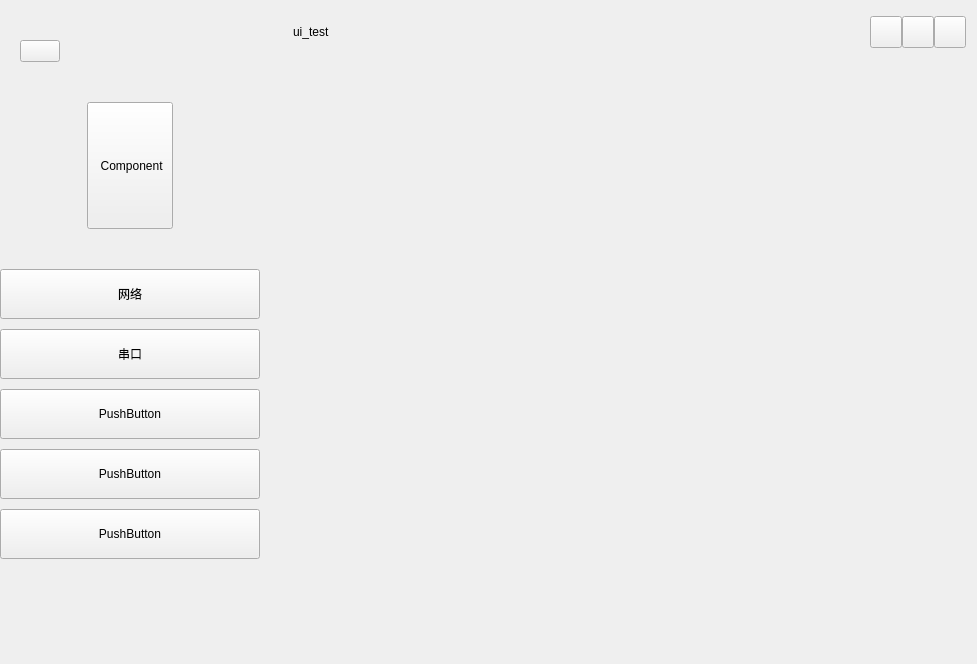
<?xml version="1.0" encoding="UTF-8"?>
<ui version="4.0">
 <class>control_panel</class>
 <widget class="QMainWindow" name="control_panel">
  <property name="geometry">
   <rect>
    <x>0</x>
    <y>0</y>
    <width>977</width>
    <height>664</height>
   </rect>
  </property>
  <property name="windowTitle">
   <string>ui_test</string>
  </property>
  <property name="autoFillBackground">
   <bool>false</bool>
  </property>
  <widget class="QWidget" name="centralwidget">
   <property name="autoFillBackground">
    <bool>false</bool>
   </property>
   <layout class="QGridLayout" name="gridLayout_2">
    <property name="leftMargin">
     <number>0</number>
    </property>
    <property name="topMargin">
     <number>0</number>
    </property>
    <property name="rightMargin">
     <number>0</number>
    </property>
    <property name="bottomMargin">
     <number>0</number>
    </property>
    <property name="spacing">
     <number>0</number>
    </property>
    <item row="0" column="0">
     <layout class="QHBoxLayout" name="horizontalLayout_7" stretch="0,5">
      <property name="spacing">
       <number>0</number>
      </property>
      <item>
       <widget class="QWidget" name="select" native="true">
        <property name="sizePolicy">
         <sizepolicy hsizetype="Expanding" vsizetype="Expanding">
          <horstretch>0</horstretch>
          <verstretch>0</verstretch>
         </sizepolicy>
        </property>
        <property name="minimumSize">
         <size>
          <width>260</width>
          <height>0</height>
         </size>
        </property>
        <property name="maximumSize">
         <size>
          <width>260</width>
          <height>16777215</height>
         </size>
        </property>
        <property name="autoFillBackground">
         <bool>false</bool>
        </property>
        <property name="styleSheet">
         <string notr="true"/>
        </property>
        <layout class="QGridLayout" name="gridLayout" rowstretch="2,6,2,6,2,24,5">
         <property name="leftMargin">
          <number>0</number>
         </property>
         <property name="topMargin">
          <number>0</number>
         </property>
         <property name="rightMargin">
          <number>0</number>
         </property>
         <property name="bottomMargin">
          <number>0</number>
         </property>
         <property name="spacing">
          <number>0</number>
         </property>
         <item row="0" column="0" colspan="2">
          <spacer name="verticalSpacer_2">
           <property name="orientation">
            <enum>Qt::Vertical</enum>
           </property>
           <property name="sizeType">
            <enum>QSizePolicy::Maximum</enum>
           </property>
           <property name="sizeHint" stdset="0">
            <size>
             <width>20</width>
             <height>40</height>
            </size>
           </property>
          </spacer>
         </item>
         <item row="1" column="0" colspan="2">
          <layout class="QHBoxLayout" name="horizontalLayout_2" stretch="1,1,10">
           <property name="spacing">
            <number>0</number>
           </property>
           <item>
            <spacer name="horizontalSpacer_2">
             <property name="orientation">
              <enum>Qt::Horizontal</enum>
             </property>
             <property name="sizeHint" stdset="0">
              <size>
               <width>40</width>
               <height>20</height>
              </size>
             </property>
            </spacer>
           </item>
           <item>
            <widget class="QPushButton" name="contents">
             <property name="text">
              <string/>
             </property>
            </widget>
           </item>
           <item>
            <spacer name="horizontalSpacer">
             <property name="orientation">
              <enum>Qt::Horizontal</enum>
             </property>
             <property name="sizeHint" stdset="0">
              <size>
               <width>40</width>
               <height>20</height>
              </size>
             </property>
            </spacer>
           </item>
          </layout>
         </item>
         <item row="3" column="0" colspan="2">
          <layout class="QHBoxLayout" name="horizontalLayout_11">
           <property name="spacing">
            <number>0</number>
           </property>
           <property name="sizeConstraint">
            <enum>QLayout::SetMaximumSize</enum>
           </property>
           <item>
            <spacer name="horizontalSpacer_3">
             <property name="orientation">
              <enum>Qt::Horizontal</enum>
             </property>
             <property name="sizeHint" stdset="0">
              <size>
               <width>40</width>
               <height>20</height>
              </size>
             </property>
            </spacer>
           </item>
           <item>
            <widget class="QPushButton" name="add_components">
             <property name="sizePolicy">
              <sizepolicy hsizetype="Expanding" vsizetype="Expanding">
               <horstretch>0</horstretch>
               <verstretch>0</verstretch>
              </sizepolicy>
             </property>
             <property name="text">
              <string> Component</string>
             </property>
            </widget>
           </item>
           <item>
            <spacer name="horizontalSpacer_4">
             <property name="orientation">
              <enum>Qt::Horizontal</enum>
             </property>
             <property name="sizeHint" stdset="0">
              <size>
               <width>40</width>
               <height>20</height>
              </size>
             </property>
            </spacer>
           </item>
          </layout>
         </item>
         <item row="4" column="0" colspan="2">
          <spacer name="verticalSpacer_5">
           <property name="orientation">
            <enum>Qt::Vertical</enum>
           </property>
           <property name="sizeType">
            <enum>QSizePolicy::Maximum</enum>
           </property>
           <property name="sizeHint" stdset="0">
            <size>
             <width>20</width>
             <height>40</height>
            </size>
           </property>
          </spacer>
         </item>
         <item row="6" column="0" colspan="2">
          <spacer name="verticalSpacer_3">
           <property name="orientation">
            <enum>Qt::Vertical</enum>
           </property>
           <property name="sizeHint" stdset="0">
            <size>
             <width>20</width>
             <height>40</height>
            </size>
           </property>
          </spacer>
         </item>
         <item row="5" column="0" colspan="2">
          <layout class="QVBoxLayout" name="select_v" stretch="0,0,0,0,0,0,0,0,0">
           <property name="spacing">
            <number>0</number>
           </property>
           <property name="sizeConstraint">
            <enum>QLayout::SetDefaultConstraint</enum>
           </property>
           <property name="leftMargin">
            <number>0</number>
           </property>
           <property name="topMargin">
            <number>0</number>
           </property>
           <property name="rightMargin">
            <number>0</number>
           </property>
           <property name="bottomMargin">
            <number>0</number>
           </property>
           <item>
            <widget class="QPushButton" name="wifi_btn">
             <property name="sizePolicy">
              <sizepolicy hsizetype="Expanding" vsizetype="Expanding">
               <horstretch>0</horstretch>
               <verstretch>0</verstretch>
              </sizepolicy>
             </property>
             <property name="minimumSize">
              <size>
               <width>0</width>
               <height>50</height>
              </size>
             </property>
             <property name="maximumSize">
              <size>
               <width>16777215</width>
               <height>50</height>
              </size>
             </property>
             <property name="font">
              <font>
               <family>隶书</family>
              </font>
             </property>
             <property name="text">
              <string>网络</string>
             </property>
             <property name="checkable">
              <bool>false</bool>
             </property>
             <property name="checked">
              <bool>false</bool>
             </property>
            </widget>
           </item>
           <item>
            <spacer name="verticalSpacer_6">
             <property name="orientation">
              <enum>Qt::Vertical</enum>
             </property>
             <property name="sizeType">
              <enum>QSizePolicy::Maximum</enum>
             </property>
             <property name="sizeHint" stdset="0">
              <size>
               <width>20</width>
               <height>10</height>
              </size>
             </property>
            </spacer>
           </item>
           <item>
            <widget class="QPushButton" name="serial_btn">
             <property name="sizePolicy">
              <sizepolicy hsizetype="Expanding" vsizetype="Expanding">
               <horstretch>0</horstretch>
               <verstretch>0</verstretch>
              </sizepolicy>
             </property>
             <property name="minimumSize">
              <size>
               <width>0</width>
               <height>50</height>
              </size>
             </property>
             <property name="maximumSize">
              <size>
               <width>16777215</width>
               <height>50</height>
              </size>
             </property>
             <property name="text">
              <string>串口</string>
             </property>
            </widget>
           </item>
           <item>
            <spacer name="verticalSpacer_7">
             <property name="orientation">
              <enum>Qt::Vertical</enum>
             </property>
             <property name="sizeType">
              <enum>QSizePolicy::Maximum</enum>
             </property>
             <property name="sizeHint" stdset="0">
              <size>
               <width>20</width>
               <height>10</height>
              </size>
             </property>
            </spacer>
           </item>
           <item>
            <widget class="QPushButton" name="pushButton_3">
             <property name="sizePolicy">
              <sizepolicy hsizetype="Expanding" vsizetype="Expanding">
               <horstretch>0</horstretch>
               <verstretch>0</verstretch>
              </sizepolicy>
             </property>
             <property name="minimumSize">
              <size>
               <width>0</width>
               <height>50</height>
              </size>
             </property>
             <property name="maximumSize">
              <size>
               <width>16777215</width>
               <height>50</height>
              </size>
             </property>
             <property name="text">
              <string>PushButton</string>
             </property>
            </widget>
           </item>
           <item>
            <spacer name="verticalSpacer_8">
             <property name="orientation">
              <enum>Qt::Vertical</enum>
             </property>
             <property name="sizeType">
              <enum>QSizePolicy::Maximum</enum>
             </property>
             <property name="sizeHint" stdset="0">
              <size>
               <width>20</width>
               <height>10</height>
              </size>
             </property>
            </spacer>
           </item>
           <item>
            <widget class="QPushButton" name="pushButton_4">
             <property name="sizePolicy">
              <sizepolicy hsizetype="Expanding" vsizetype="Expanding">
               <horstretch>0</horstretch>
               <verstretch>0</verstretch>
              </sizepolicy>
             </property>
             <property name="minimumSize">
              <size>
               <width>0</width>
               <height>50</height>
              </size>
             </property>
             <property name="maximumSize">
              <size>
               <width>16777215</width>
               <height>50</height>
              </size>
             </property>
             <property name="text">
              <string>PushButton</string>
             </property>
            </widget>
           </item>
           <item>
            <spacer name="verticalSpacer_9">
             <property name="orientation">
              <enum>Qt::Vertical</enum>
             </property>
             <property name="sizeType">
              <enum>QSizePolicy::Maximum</enum>
             </property>
             <property name="sizeHint" stdset="0">
              <size>
               <width>20</width>
               <height>10</height>
              </size>
             </property>
            </spacer>
           </item>
           <item>
            <widget class="QPushButton" name="pushButton_5">
             <property name="sizePolicy">
              <sizepolicy hsizetype="Expanding" vsizetype="Expanding">
               <horstretch>0</horstretch>
               <verstretch>0</verstretch>
              </sizepolicy>
             </property>
             <property name="minimumSize">
              <size>
               <width>0</width>
               <height>50</height>
              </size>
             </property>
             <property name="maximumSize">
              <size>
               <width>16777215</width>
               <height>50</height>
              </size>
             </property>
             <property name="text">
              <string>PushButton</string>
             </property>
            </widget>
           </item>
          </layout>
         </item>
         <item row="2" column="0" colspan="2">
          <spacer name="verticalSpacer_4">
           <property name="orientation">
            <enum>Qt::Vertical</enum>
           </property>
           <property name="sizeType">
            <enum>QSizePolicy::Maximum</enum>
           </property>
           <property name="sizeHint" stdset="0">
            <size>
             <width>20</width>
             <height>40</height>
            </size>
           </property>
          </spacer>
         </item>
        </layout>
       </widget>
      </item>
      <item>
       <layout class="QVBoxLayout" name="verticalLayout_2" stretch="1,1,50">
        <property name="spacing">
         <number>0</number>
        </property>
        <item>
         <spacer name="verticalSpacer_10">
          <property name="orientation">
           <enum>Qt::Vertical</enum>
          </property>
          <property name="sizeType">
           <enum>QSizePolicy::Maximum</enum>
          </property>
          <property name="sizeHint" stdset="0">
           <size>
            <width>20</width>
            <height>40</height>
           </size>
          </property>
         </spacer>
        </item>
        <item>
         <widget class="QWidget" name="title_Widget" native="true">
          <property name="sizePolicy">
           <sizepolicy hsizetype="Preferred" vsizetype="Expanding">
            <horstretch>0</horstretch>
            <verstretch>0</verstretch>
           </sizepolicy>
          </property>
          <property name="minimumSize">
           <size>
            <width>0</width>
            <height>40</height>
           </size>
          </property>
          <property name="styleSheet">
           <string notr="true"/>
          </property>
          <layout class="QHBoxLayout" name="horizontalLayout_4">
           <property name="spacing">
            <number>0</number>
           </property>
           <property name="leftMargin">
            <number>5</number>
           </property>
           <property name="topMargin">
            <number>0</number>
           </property>
           <property name="rightMargin">
            <number>0</number>
           </property>
           <property name="bottomMargin">
            <number>0</number>
           </property>
           <item>
            <layout class="QHBoxLayout" name="titleLayout_2" stretch="1,5,50,5,1">
             <property name="spacing">
              <number>0</number>
             </property>
             <property name="topMargin">
              <number>0</number>
             </property>
             <item>
              <spacer name="horizontalSpacer_6">
               <property name="orientation">
                <enum>Qt::Horizontal</enum>
               </property>
               <property name="sizeHint" stdset="0">
                <size>
                 <width>40</width>
                 <height>20</height>
                </size>
               </property>
              </spacer>
             </item>
             <item>
              <layout class="QHBoxLayout" name="horizontalLayout_5" stretch="0,0">
               <property name="spacing">
                <number>6</number>
               </property>
               <property name="leftMargin">
                <number>0</number>
               </property>
               <property name="rightMargin">
                <number>0</number>
               </property>
               <item>
                <widget class="QLabel" name="Title_Icon">
                 <property name="minimumSize">
                  <size>
                   <width>0</width>
                   <height>0</height>
                  </size>
                 </property>
                 <property name="baseSize">
                  <size>
                   <width>0</width>
                   <height>0</height>
                  </size>
                 </property>
                 <property name="styleSheet">
                  <string notr="true"/>
                 </property>
                 <property name="text">
                  <string/>
                 </property>
                 <property name="pixmap">
                  <pixmap>:/icons/app.png</pixmap>
                 </property>
                 <property name="scaledContents">
                  <bool>false</bool>
                 </property>
                </widget>
               </item>
               <item>
                <widget class="QLabel" name="Title">
                 <property name="text">
                  <string>ui_test</string>
                 </property>
                 <property name="textFormat">
                  <enum>Qt::AutoText</enum>
                 </property>
                </widget>
               </item>
              </layout>
             </item>
             <item>
              <spacer name="horizontalSpacer_7">
               <property name="orientation">
                <enum>Qt::Horizontal</enum>
               </property>
               <property name="sizeHint" stdset="0">
                <size>
                 <width>40</width>
                 <height>20</height>
                </size>
               </property>
              </spacer>
             </item>
             <item>
              <layout class="QHBoxLayout" name="horizontalLayout_6" stretch="0,0,0">
               <property name="spacing">
                <number>0</number>
               </property>
               <property name="topMargin">
                <number>0</number>
               </property>
               <property name="rightMargin">
                <number>0</number>
               </property>
               <item>
                <widget class="QPushButton" name="Min_btn">
                 <property name="maximumSize">
                  <size>
                   <width>32</width>
                   <height>32</height>
                  </size>
                 </property>
                 <property name="text">
                  <string/>
                 </property>
                </widget>
               </item>
               <item>
                <widget class="QPushButton" name="Max_btn">
                 <property name="maximumSize">
                  <size>
                   <width>32</width>
                   <height>32</height>
                  </size>
                 </property>
                 <property name="text">
                  <string/>
                 </property>
                </widget>
               </item>
               <item>
                <widget class="QPushButton" name="Close_btn">
                 <property name="enabled">
                  <bool>true</bool>
                 </property>
                 <property name="sizePolicy">
                  <sizepolicy hsizetype="Minimum" vsizetype="Preferred">
                   <horstretch>0</horstretch>
                   <verstretch>0</verstretch>
                  </sizepolicy>
                 </property>
                 <property name="maximumSize">
                  <size>
                   <width>32</width>
                   <height>32</height>
                  </size>
                 </property>
                 <property name="text">
                  <string/>
                 </property>
                </widget>
               </item>
              </layout>
             </item>
             <item>
              <spacer name="horizontalSpacer_5">
               <property name="orientation">
                <enum>Qt::Horizontal</enum>
               </property>
               <property name="sizeHint" stdset="0">
                <size>
                 <width>40</width>
                 <height>20</height>
                </size>
               </property>
              </spacer>
             </item>
            </layout>
           </item>
          </layout>
         </widget>
        </item>
        <item>
         <spacer name="verticalSpacer">
          <property name="orientation">
           <enum>Qt::Vertical</enum>
          </property>
          <property name="sizeHint" stdset="0">
           <size>
            <width>20</width>
            <height>768</height>
           </size>
          </property>
         </spacer>
        </item>
       </layout>
      </item>
     </layout>
    </item>
   </layout>
  </widget>
 </widget>
 <resources/>
 <connections/>
</ui>
